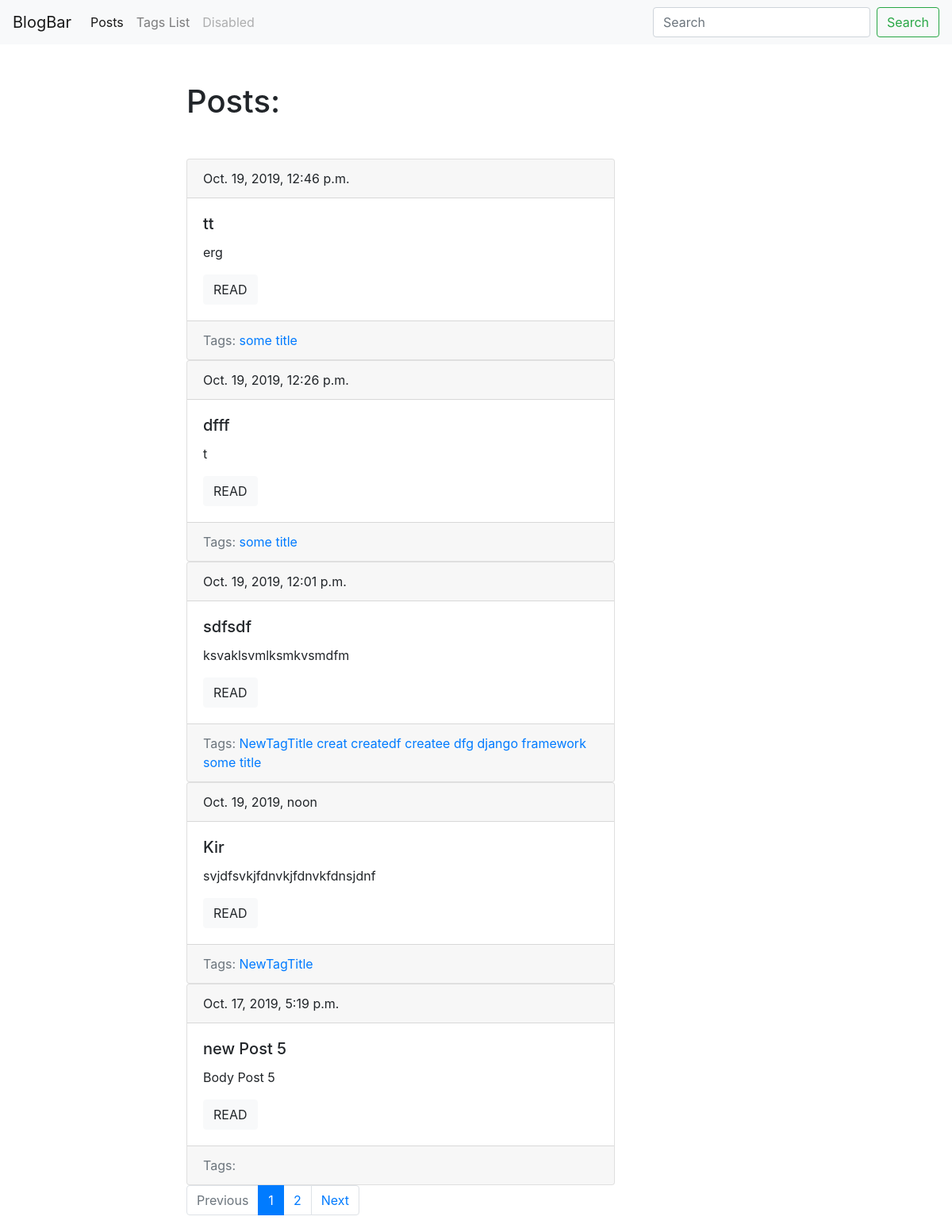
The page /blog/ on the database as committed earlier.
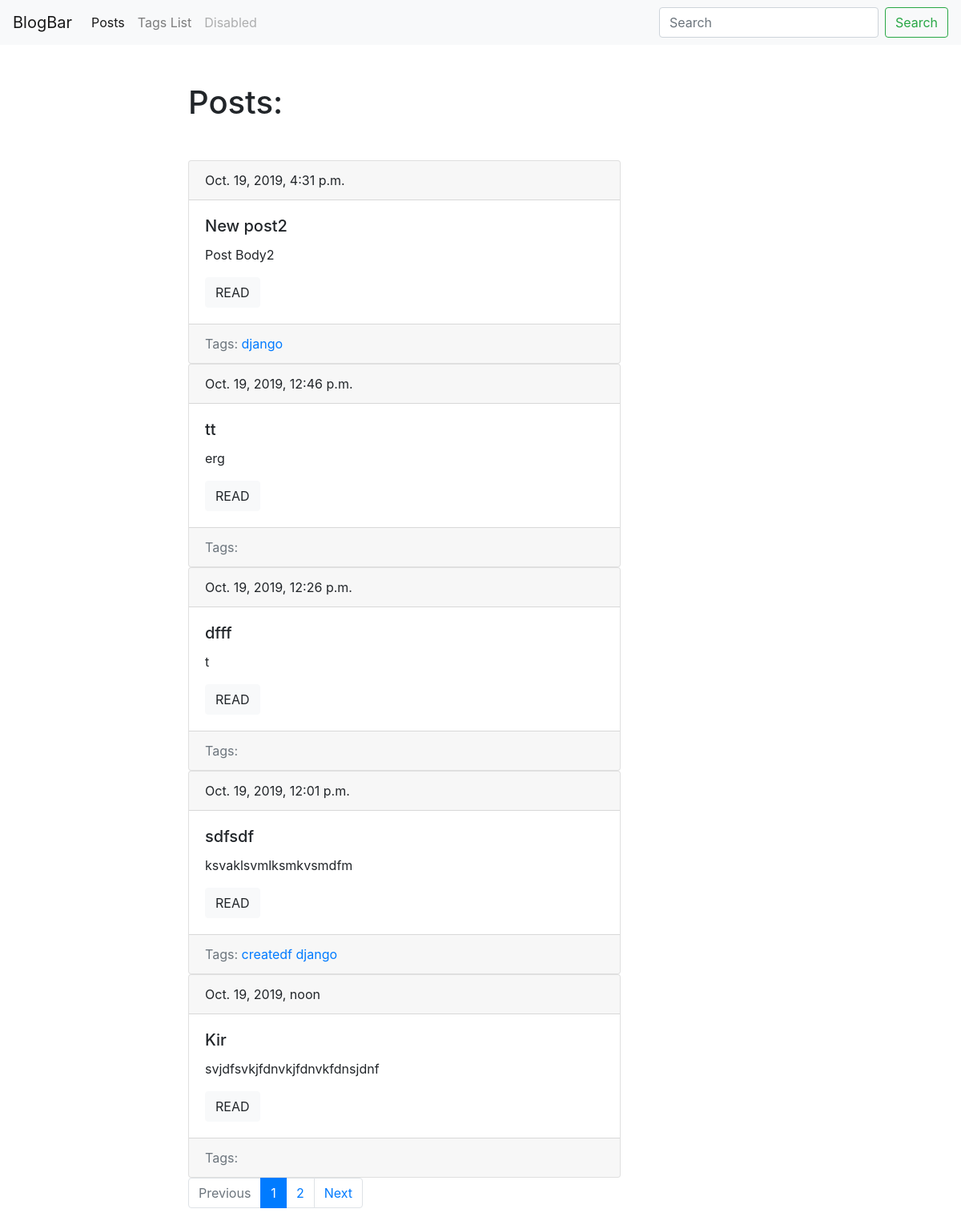
The same page on the database as committed later.
### blogApp/models.py (models this page shows, shortened)
class Post(models.Model):
    title = models.CharField(max_length=150, db_index=True)
    slug = models.SlugField(max_length=150, unique=True, blank = True)
    body = models.TextField(blank=True, db_index=True)
    datePub = models.DateTimeField(auto_now_add=True)
    tags = models.ManyToManyField('Tag', blank=True, related_name='posts')
    def get_absolute_url(self):
        return reverse("postDetailUrl", kwargs={"slug": self.slug})
    class Meta:
        ordering = ['-datePub']

class Tag(models.Model):
    title = models.CharField(max_length=50)
    slug = models.SlugField(max_length=50, unique=True)
    def get_absolute_url(self):
        return reverse("tagDetailUrl", kwargs={"slug": self.slug})
    class Meta:
        ordering = ['title']

### blogApp/views.py (the view)
# urls.py: path('', PostsList.as_view(), name='postListUrl'),
class PostsList(ObjectListMixin, View):
    model = Post
    template = 'blogApp/index.html'

### blogApp/templates/blogApp/index.html (shortened to what this page needs)
{% extends 'blogApp/baseBlogApp.html' %}
{% block content %}
    <h1 class="mb-5">Posts:</h1>
    {% for post in posts %}
        {% include 'blogApp/includes/postCardTemplate.html' %}
    {% endfor %}
{% endblock content %}

### blogApp/templates/blogApp/includes/postCardTemplate.html
<div class="card">
            <div class="card-header">
                {{post.datePub}}
            </div>
            <div class="card-body">
                <h5 class="card-title">{{post.title}}</h5>
                <p class="card-text">{{post.body|truncatewords:15}}</p>
                <a href="{{ post.get_absolute_url}}" class="btn btn-light">READ</a>
            </div>
            <div class="card-footer text-muted">
                Tags:
                {% for tag in post.tags.all %}
                    <a href = "{{ tag.get_absolute_url }}">
                        {{ tag.title }}
                    </a>
                {% endfor %}
            </div>
        </div>

Rows that differ between the two databases and show on the page:
removed Tag: title "some title"
removed Tag: title "NewTagTitle"
removed Tag: title "creat", shown under Post "sdfsdf"
removed Tag: title "createe", shown under Post "sdfsdf"
removed Tag: title "dfg", shown under Post "sdfsdf"
removed Tag: title "framework", shown under Post "sdfsdf"
no longer on this page (row unchanged): Post: datePub "Oct. 17, 2019, 5:19 p.m.", title "new Post 5", body "Body Post 5"
added Post: datePub "Oct. 19, 2019, 4:31 p.m.", title "New post2", body "Post Body2", Tag (title "django")
